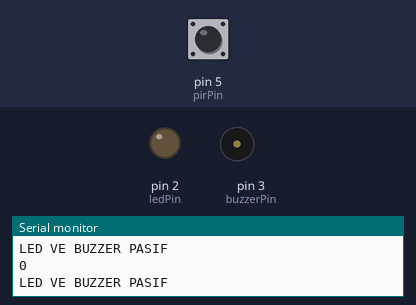
A sketch run on a simulated Arduino Uno, built with avr-gcc and run on an emulated ATmega328P. Parts: output pins drawn as LEDs (lit = HIGH), buzzer (waves = sounding, pin HIGH), the last lines printed to the serial monitor. Dashed ring = blinking. Inputs (shaded band) come from the test bench; at power-on: pin 5 (pirPin) LOW.

Above: at 1.2 s.
1.3 s: pin 5 (pirPin) driven HIGH
At 1.46 s:
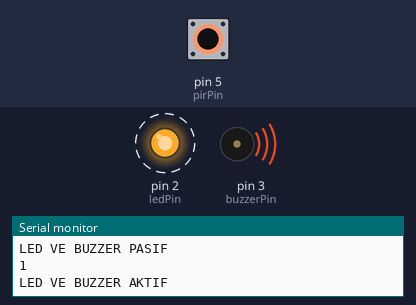
4.3 s: pin 5 (pirPin) driven LOW
At 4.7 s:
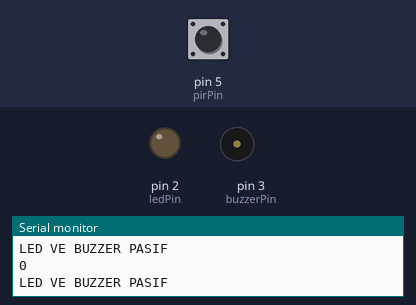
5.8 s: pin 5 (pirPin) pulsed HIGH 2 times (0.12 s each, 0.3 s apart)
At 6.2 s:
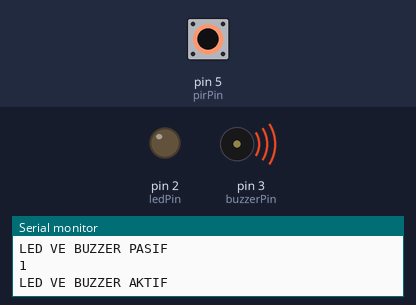
9.4 s: pin 5 (pirPin) pulsed HIGH 5 times (0.12 s each, 0.3 s apart)
At 9.56 s:
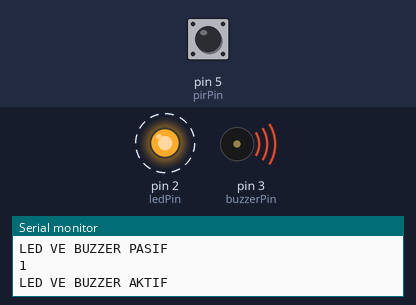
Timing chart, 0 to 12.6 s (numbered marks = the images above; inputs shaded):
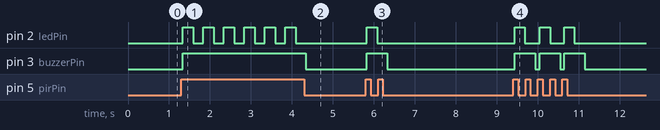

The sketch:

PIR_Sensoru.ino
```cpp
/*PIR sensoru kullanimi:
   THANK YOU...
   Created by Arif MANDAL
*/
const int pirPin = 5;
const int ledPin = 2;
const int buzzerPin = 3;
int deger = 0;


void setup() {
  Serial.begin(9600);
  pinMode(pirPin, INPUT);
  pinMode(ledPin, OUTPUT);
  pinMode(buzzerPin,OUTPUT);


}

void loop() {
  deger = digitalRead(pirPin);
  Serial.println(deger);
  if (deger == HIGH) {
    Serial.println("LED VE BUZZER AKTIF ");
    digitalWrite(buzzerPin, HIGH);
    digitalWrite(ledPin, HIGH);
    delay(250);
    digitalWrite(ledPin, LOW);
    delay(250);

  }
  else {
    Serial.println("LED VE BUZZER PASIF ");
    digitalWrite(buzzerPin, LOW);
    digitalWrite(ledPin, LOW);

  }

}
```

Measured:
- after the input at 1.3 s, pin 2 (ledPin): alternates HIGH for 0.25 s and LOW for 0.25 s, starting at once; pin 3 (buzzerPin): LOW → HIGH at once
- after the input at 4.3 s, pin 2 (ledPin): stops changing and stays LOW; pin 3 (buzzerPin): HIGH → LOW at once
- after the input at 5.8 s, pin 2 (ledPin): LOW → HIGH at once, → LOW 0.25 s later; pin 3 (buzzerPin): LOW → HIGH at once, → LOW 0.50 s later
- after the input at 9.4 s, pin 2 (ledPin): alternates HIGH for 0.25 s and LOW for 0.35 s, 6 changes in all, then stays LOW, starting at once; pin 3 (buzzerPin): alternates HIGH for 0.50 s and LOW for 0.10 s, 6 changes in all, then stays LOW, starting at once
